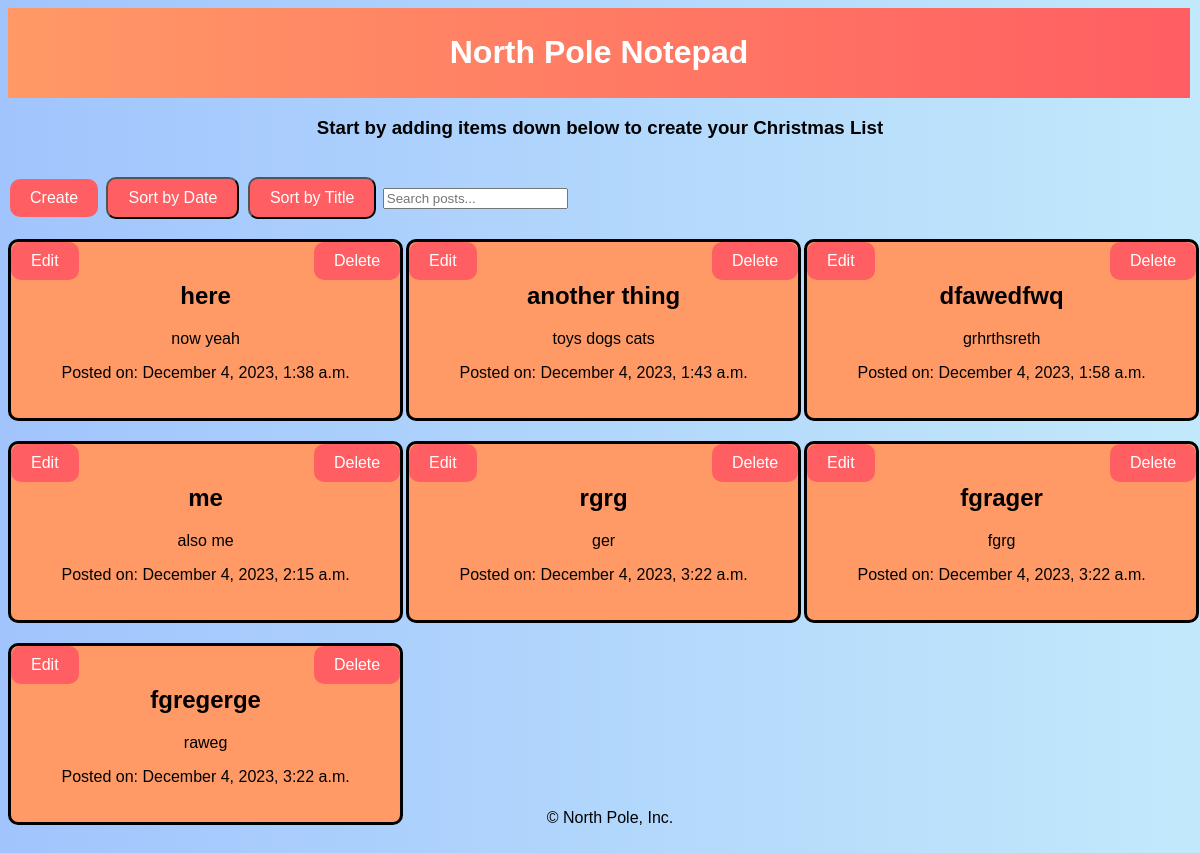
/, run on an earlier commit of the app's database.
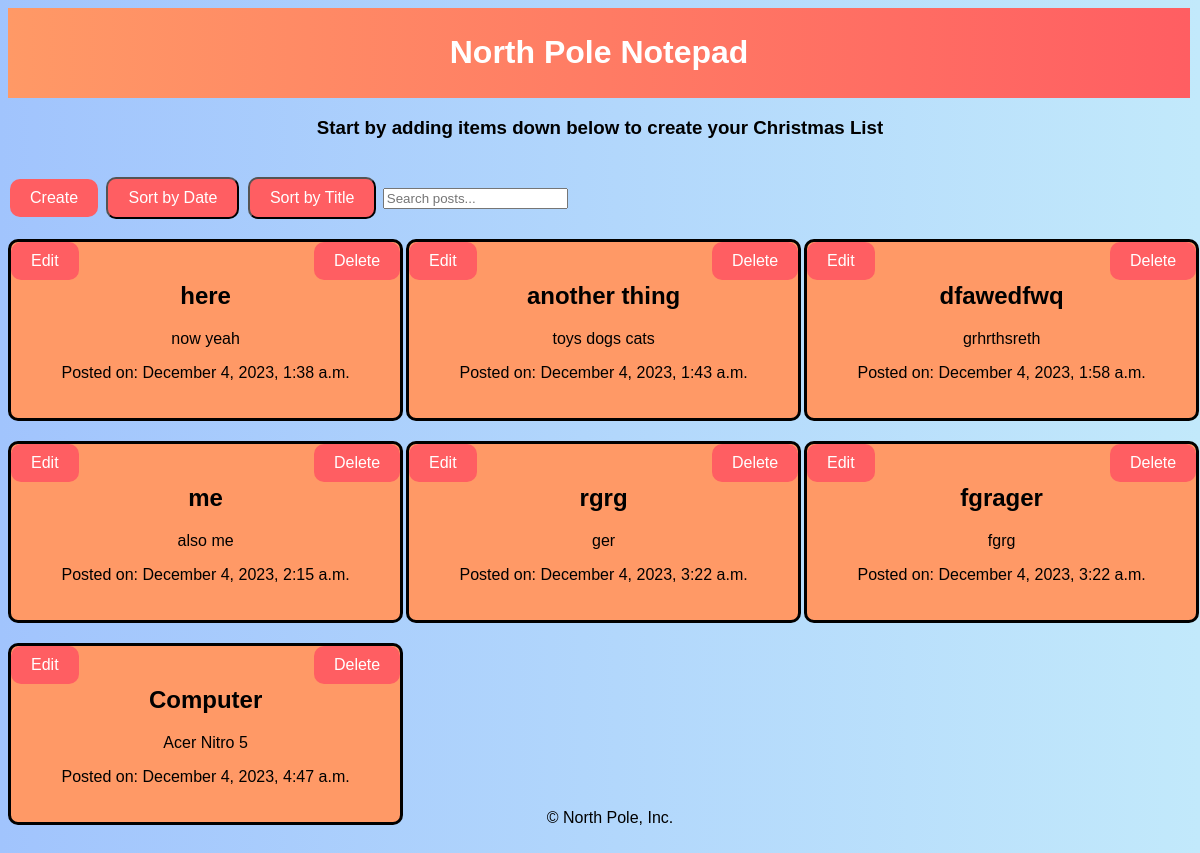
And on a later commit of the database.
### blog_app/models.py (models this page shows)
class Post(models.Model):
    title = models.CharField(max_length=200)
    content = models.TextField()
    created_at = models.DateTimeField(auto_now_add=True)

### blog_app/views.py (the view)
# urls.py: path('', views.post_list, name='post_list'),
def post_list(request):
    posts = Post.objects.all()
    return render(request, 'post_list.html', {'posts': posts})

### blog_app/templates/post_list.html (shortened to what this page needs)
{% extends 'base.html' %}
{% load static %}
{% block content %}
    <center>
        <h3>Start by adding items down below to create your Christmas List</h3>
    </center>
    <a href="{% url 'post_new' %}" class="button">Create</a>
    <button id="sort-by-date" class="button">Sort by Date</button>
    <button id="sort-by-title" class="button">Sort by Title</button>
    <input type="text" id="search-bar" placeholder="Search posts...">
    <div class="post-container">
        {% for post in posts %}
        <div class="post" id="post-{{ post.id }}" data-created="{{ post.created_at }}" data-title="{{ post.title|escapejs }}">
            <a href="{% url 'post_delete' post.id %}" class="delete-button">Delete</a>
            <a href="{% url 'post_edit' post.id %}" class="edit-button">Edit</a>
            <h2>{{ post.title }}</h2>
            <p>{{ post.content }}</p>
            <p>Posted on: {{ post.created_at|date:"F j, Y, P" }}</p>
        </div>
        {% endfor %}
    </div>
{% endblock %}

What changed in the data, as far as the page shows it:
removed Post: title "fgregerge", content "raweg", created_at "December 4, 2023, 3:22 a.m."
added Post: title "Computer", content "Acer Nitro 5", created_at "December 4, 2023, 4:47 a.m."
